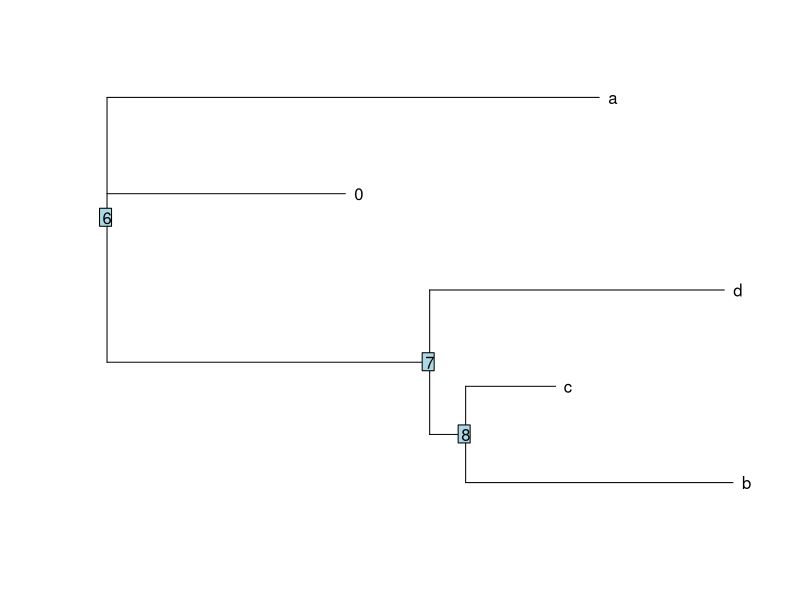

Here is the R script that generated this plot:

library(ape)

addOutgroup <- function(phylo, outgroup.factor = 100) {
  # Add an outgroup to phylogeny
  # (https://stat.ethz.ch/pipermail/r-sig-phylo/2012-November/002417.html)
  #
  # Args:
  #  phylo: phylogeny(ape class)
  #  outgroup.factor: determines length of branch connecting outgroup to the rest of phylo,
  #   large values produce smaller branches(default 100)
  #
  # Return:
  #  phylogeny(ape class)
  rtt.dist <- mean(diag(vcv.phylo(phylo)))
  dist <- rtt.dist/outgroup.factor
  edge.matrix <- matrix(c(3,2,3,1), 2, 2, byrow = TRUE)
  tip <- list(edge = edge.matrix, tip.label = c("outgroup", "clade.to.be"),
              edge.length = c(dist, rtt.dist + dist), Nnode = 1)
  class(tip) <- "phylo"
  res <- bind.tree(tip, phylo, where = 2)
  res <- reorder.phylo(res, order = "cladewise")
  return(res)
}

tree <- rtree(4)
chars <- sample(0:2, 4, replace=TRUE)
chars <- c(0,1,0,2)
chars <- c('a', 'b', 'c', 'd')
reduced.tree <- addOutgroup(tree)
reduced.tree <- unroot(reduced.tree)
chars <- c(chars, 0)
plot(reduced.tree, show.tip.label = F);nodelabels();
tiplabels(text=chars, tip=1:length(chars), frame = "none", adj=-1)
MPR(as.character(chars), reduced.tree, "outgroup")
MPR(chars, reduced.tree, "outgroup")

abs(sum(c(0,0)) - sum(c(0,1)))/2
abs(sum(c(0,0)) - sum(c(1,1)))/2
